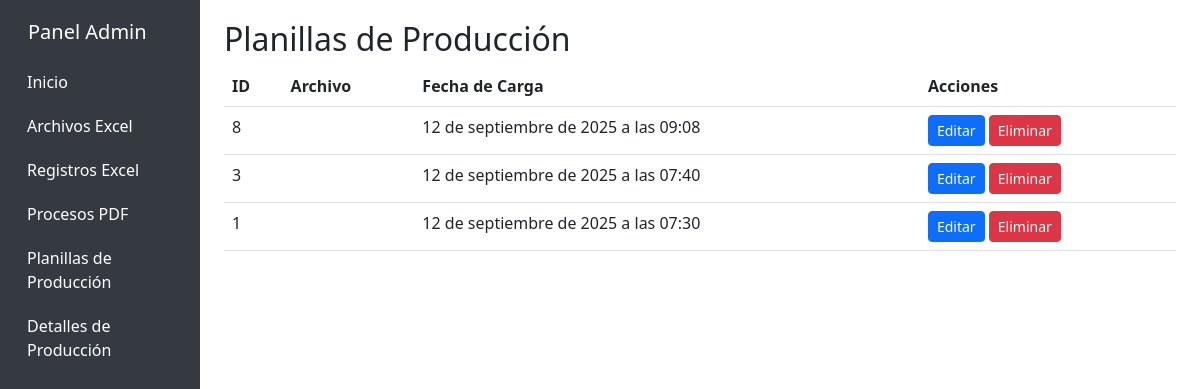
The app's page /secretadmin/production/, older data.
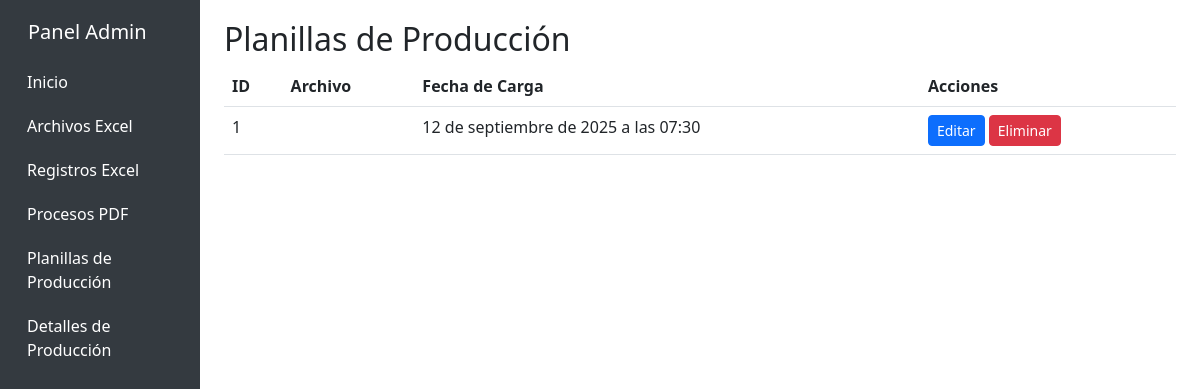
The same page, newer data.
### production_sheets/models.py (models this page shows, shortened)
class ProductionSheet(models.Model):
    ORIGIN_CHOICES = [
        ('BANDA_1_2', 'Banda 1 y 2'),
        ('BANDA_4', 'Banda 4'),
    ]
    excel_file = models.FileField(
        upload_to='production_sheets/',
        validators=[FileExtensionValidator(allowed_extensions=['xlsx'])]
    )
    origin = models.CharField(max_length=10, choices=ORIGIN_CHOICES)
    manifest_number = models.CharField(max_length=100)
    packing_date = models.DateField()
    upload_date = models.DateTimeField(auto_now_add=True)
    processed = models.BooleanField(default=False)
    class Meta:
        constraints = []

### backend/admin_views.py (the view)
# urls.py: path('production/', admin_views.ProductionSheetListView.as_view(), name='production_sheet_list'),
class ProductionSheetListView(AdminViewMixin, ListView):
    model = ProductionSheet
    template_name = 'admin/production_sheet_list.html'
    context_object_name = 'sheets'
    ordering = ['-upload_date']
    paginate_by = 100

### backend/admin_views.py (called while the page is built)
    def test_func(self):
        return True

### backend/templates/admin/production_sheet_list.html (shortened to what this page needs)
{% extends "admin/base.html" %}
{% block content %}
<h2>Planillas de Producción</h2>
<table class="table">
    <thead>
        <tr>
            <th>ID</th>
            <th>Archivo</th>
            <th>Fecha de Carga</th>
            <th>Acciones</th>
        </tr>
    </thead>
    <tbody>
        {% for sheet in sheets %}
        <tr>
            <td>{{ sheet.id }}</td>
            <td>{{ sheet.file.name }}</td>
            <td>{{ sheet.upload_date }}</td>
            <td>
                <a href="{% url 'custom_admin:production_sheet_edit' sheet.pk %}" class="btn btn-sm btn-primary">Editar</a>
                <a href="{% url 'custom_admin:production_sheet_delete' sheet.pk %}" class="btn btn-sm btn-danger">Eliminar</a>
            </td>
        </tr>
        {% empty %}
        <tr>
            <td colspan="4">No hay planillas de producción disponibles.</td>
        </tr>
        {% endfor %}
    </tbody>
</table>
{% endblock %}

Row changes from the older to the newer data that the page shows:
removed ProductionSheet: id "8", upload_date "12 de septiembre de 2025 a las 09:08"
removed ProductionSheet: id "3", upload_date "12 de septiembre de 2025 a las 07:40"
